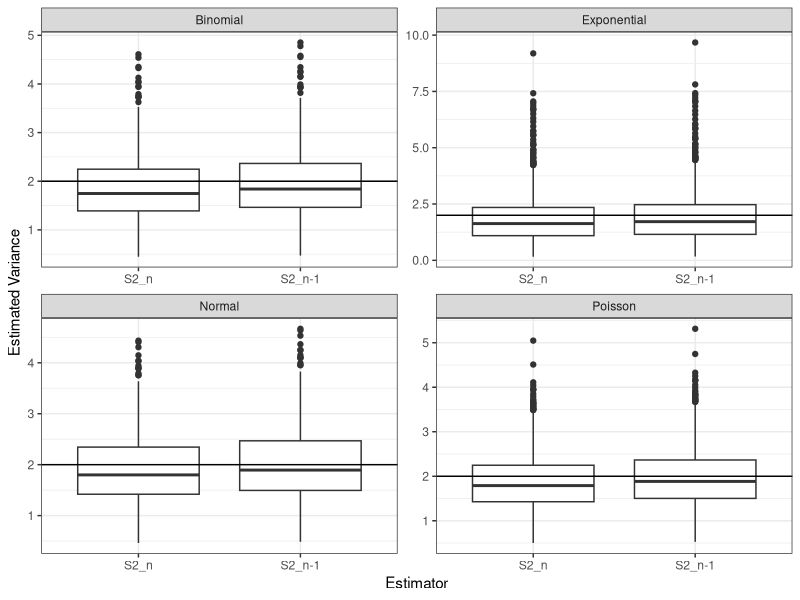
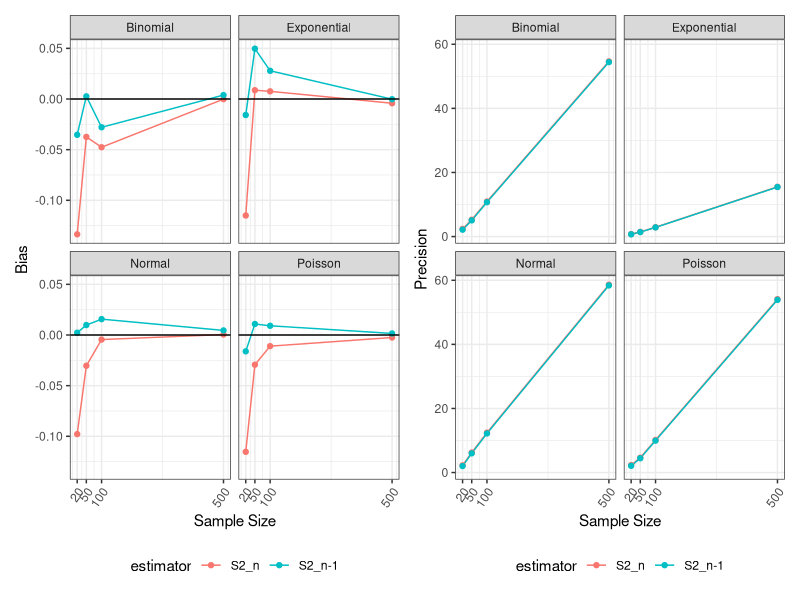

Write the R code that produced these figures, in order.
## ---- chunk 1
#| echo: false

default_chunk_hook  <- knitr::knit_hooks$get("chunk")

latex_font_size <- c("Huge", "huge", "LARGE", "Large", 
                     "large", "normalsize", "small", 
                     "footnotesize", "scriptsize", "tiny")

knitr::knit_hooks$set(chunk = function(x, options) {
  x <- default_chunk_hook(x, options)
  if(options$size %in% latex_font_size) {
    paste0("\n \\", options$size, "\n\n", 
      x, 
      "\n\n \\normalsize"
    )
  } else {
    x
  }
})
## ---- chunk 2
#| label: load-packages
#| include: false
library(tidyverse)
library(patchwork)
## ---- chunk 3
#| fig-cap: "Variance Estimators by Distribution"
#| fig-align: "center"


set.seed(7272)

#numbers
n = 20 
true_val = 2

pois_n = rep(NA, 1000)
pois_n1 = rep(NA, 1000)

for (i in 1:1000){
  x_pois = rpois(n, 2)
  pois_n1[i] = var(x_pois)
  pois_n[i] = (n-1)/n * var(x_pois)
}

binom_n = rep(NA, 1000)
binom_n1 = rep(NA, 1000)

for (i in 1:1000){
  x_binom = rbinom(n, size = 50, prob = (5-sqrt(21))/10)
  binom_n1[i] = var(x_binom)
  binom_n[i] = (n-1)/n * var(x_binom)
}

norm_n = rep(NA, 1000)
norm_n1 = rep(NA, 1000)

for (i in 1:1000){
  x_norm = rnorm(n, mean = 0, sd = sqrt(2))
  norm_n1[i] = var(x_norm)
  norm_n[i] = (n-1)/n * var(x_norm)
}

expo_n = rep(NA, 1000)
expo_n1 = rep(NA, 1000)

for (i in 1:1000){
  x_expo = rexp(n, rate = sqrt(1/2)) #dis is the same as 1/sqrt(2) but im cool like that
  expo_n1[i] = var(x_expo)
  expo_n[i] = (n-1)/n * var(x_expo)
}

results = bind_rows(
  tibble(distribution ="Poisson", estimator ="S2_n-1", estimate =pois_n1),
  tibble(distribution ="Poisson", estimator ="S2_n", estimate =pois_n),
  tibble(distribution ="Binomial", estimator ="S2_n-1", estimate =binom_n1),
  tibble(distribution ="Binomial", estimator ="S2_n", estimate =binom_n),
  tibble(distribution ="Normal", estimator ="S2_n-1", estimate =norm_n1),
  tibble(distribution ="Normal", estimator ="S2_n", estimate =norm_n),
  tibble(distribution ="Exponential", estimator ="S2_n-1", estimate =expo_n1),
  tibble(distribution ="Exponential", estimator ="S2_n", estimate =expo_n)
)

ggplot(results, aes(x =estimator, y =estimate)) +
  geom_boxplot() +
  facet_wrap(~distribution, scales = "free")+
  geom_hline(yintercept=true_val)+
  xlab("Estimator") + 
  ylab("Estimated Variance")+
  theme_bw()


summary_table = results |>
  group_by(distribution, estimator) |>
  summarize(
    bias = mean(estimate) - true_val,
    precision = 1/(var(estimate)),
    mse = bias^2 + var(estimate),
    average_estimate = mean(estimate), #added these bc relevant to simulations
    variance_of_estimates = var(estimate),
  )

## ---- chunk 4
knitr::kable(summary_table, digits = 4)

#STILL NEED TO ANSWER: Is there evidence that S2n−1 is a better estimator than S2n?

## ---- chunk 5

set.seed(7272)

simulate_by_size = function(n){

  pois_n = rep(NA, 1000)
  pois_n1 = rep(NA, 1000)

  for (i in 1:1000){
    x_pois = rpois(n, 2)
    pois_n1[i] = var(x_pois)
    pois_n[i] = (n-1)/n * var(x_pois)
  }

  binom_n = rep(NA, 1000)
  binom_n1 = rep(NA, 1000)

  for (i in 1:1000){
    x_binom = rbinom(n, size = 50, prob = (5-sqrt(21))/10)
    binom_n1[i] = var(x_binom)
    binom_n[i] = (n-1)/n * var(x_binom)
  }

  norm_n = rep(NA, 1000)
  norm_n1 = rep(NA, 1000)

  for (i in 1:1000){
    x_norm = rnorm(n, mean = 0, sd = sqrt(2))
    norm_n1[i] = var(x_norm)
    norm_n[i] = (n-1)/n * var(x_norm)
  }

  expo_n = rep(NA, 1000)
  expo_n1 = rep(NA, 1000)

  for (i in 1:1000){
    x_expo = rexp(n, rate = sqrt(1/2)) #dis is the same as 1/sqrt(2) but im cool like that
    expo_n1[i] = var(x_expo)
    expo_n[i] = (n-1)/n * var(x_expo)
  }

  results = bind_rows(
    tibble(sample_size = n,distribution ="Poisson", estimator ="S2_n-1", estimate =pois_n1),
    tibble(sample_size = n,distribution ="Poisson", estimator ="S2_n", estimate =pois_n),
    tibble(sample_size = n,distribution ="Binomial", estimator ="S2_n-1", estimate =binom_n1),
    tibble(sample_size = n,distribution ="Binomial", estimator ="S2_n", estimate =binom_n),
    tibble(sample_size = n,distribution ="Normal", estimator ="S2_n-1", estimate =norm_n1),
    tibble(sample_size = n,distribution ="Normal", estimator ="S2_n", estimate =norm_n),
    tibble(sample_size = n,distribution ="Exponential", estimator ="S2_n-1", estimate =expo_n1),
    tibble(sample_size = n,distribution ="Exponential", estimator ="S2_n", estimate =expo_n)
  )
  return(results)
}

all_results = bind_rows(
  simulate_by_size(20),
  simulate_by_size(50),
  simulate_by_size(100),
  simulate_by_size(500)
)

summary_table = all_results |>
  group_by(sample_size, distribution, estimator) |>
  summarize(
    bias = mean(estimate) - true_val,
    precision = 1 / var(estimate),
    mse = bias^2 + var(estimate),
    average_estimate = mean(estimate),
    variance_of_estimates = var(estimate)
  )

knitr::kable(summary_table, digits = 4)
## ---- chunk 6
#| fig-align: center
#| fig-cap: "Sample Size vs Bias and Precision"
#| fig-width: 8
bias_plot = ggplot(summary_table,
                 aes(x = sample_size, y = bias, color = estimator)) +
  geom_line() +
  geom_point() +
  facet_wrap(~distribution) +
  xlab("Sample Size") + 
  ylab("Bias")+
  geom_hline(yintercept=0)+
  scale_x_continuous(breaks = c(20, 50, 100, 500)) +
  theme_bw()+
  theme( #had to look this up so it wasnt in the way and the x intercept was visible
    legend.position = "bottom",
    axis.text.x = element_text(angle = 55, hjust = 1)
  )

precision_plot = ggplot(summary_table,
                      aes(x = sample_size, y = precision, color = estimator)) +
  geom_line() +
  geom_point() +
  facet_wrap(~distribution) +
  xlab("Sample Size")+
  ylab("Precision")+
  scale_x_continuous(breaks = c(20, 50, 100, 500)) +
  theme_bw() + 
  theme(
    legend.position = "bottom",
    axis.text.x = element_text(angle = 55, hjust = 1)
  )

bias_plot | precision_plot
